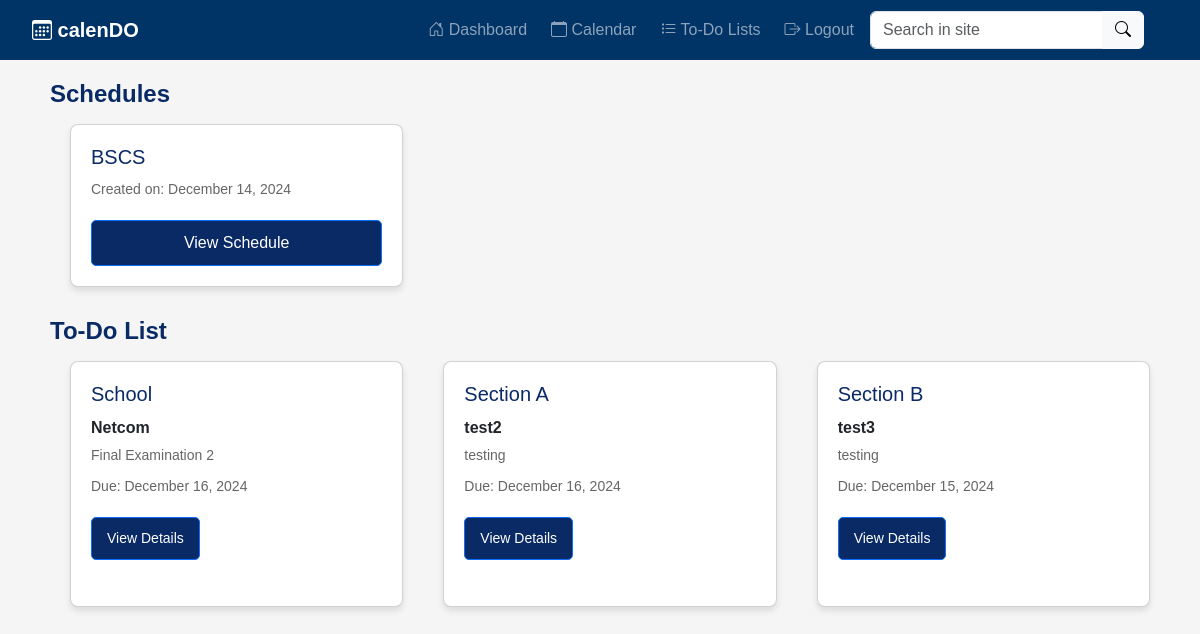
The app's page / (signed in), older data.
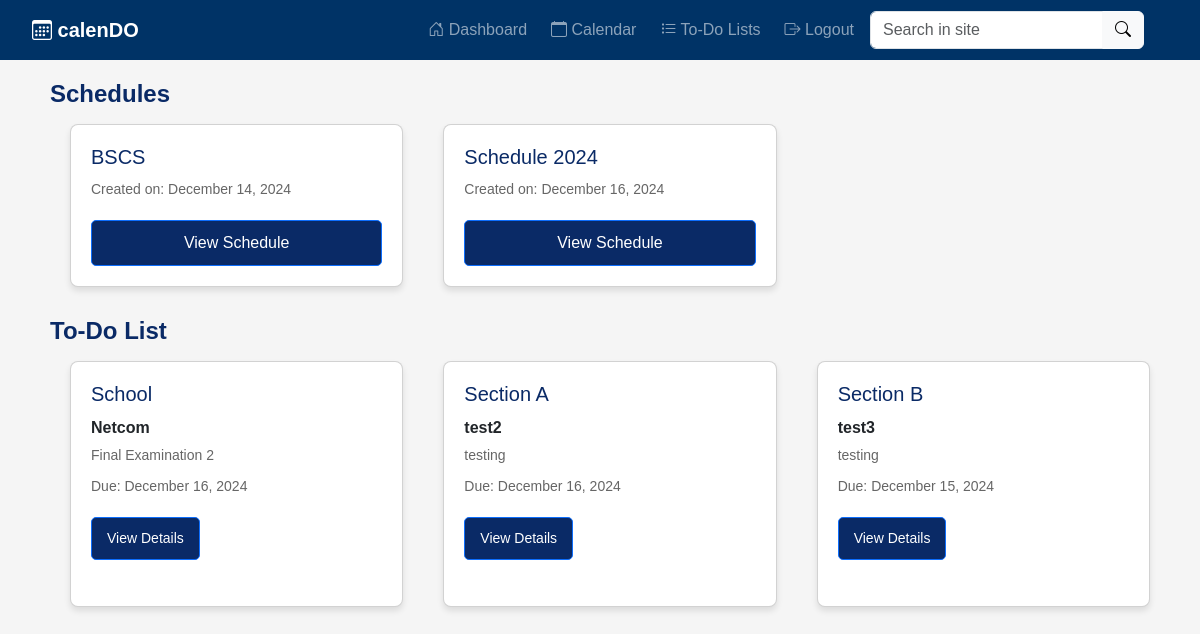
The same page, newer data.
### calendo/models.py (models this page shows, shortened)
class Schedule(models.Model):
    schedule_name = models.CharField(max_length=255)
    user = models.ForeignKey(User, on_delete=models.CASCADE, related_name="schedules")
    created_at = models.DateTimeField(auto_now_add=True)
    updated_at = models.DateTimeField(auto_now=True)
    slug = models.SlugField(unique=True, blank=True)

class Task(models.Model):
    user = models.ForeignKey(User, on_delete=models.CASCADE, null=True, blank=True)
    task_name = models.CharField(max_length=200)
    description = models.TextField(null=True, blank=True)
    status = models.BooleanField(default=False)
    section = models.CharField(max_length=200, null=True, blank=True)
    priority = models.CharField(max_length=200, null=True, blank=True)
    due_date = models.DateTimeField(null=True, blank=True)
    created = models.DateTimeField(auto_now_add=True)
    class Meta:
        ordering = ['status']

### calendo/views.py (the view)
# urls.py: path('', views.dashboard, name='calendo-dashboard'),
@login_required
def dashboard(request):
    schedules = Schedule.objects.filter(user=request.user)
    tasks = Task.objects.all()
    sections_and_tasks = {}
    for task in tasks:
        if task.section not in sections_and_tasks:
            sections_and_tasks[task.section] = []
        sections_and_tasks[task.section].append(task)
    context = {
        'schedules': schedules,
        'sections_and_tasks': sections_and_tasks,
    }
    return render(request, 'dashboard.html', context)

### templates/dashboard.html (shortened to what this page needs)
{% extends "partials/base.html" %}
{% block content %}
    <div class="container">
        <div class="section">
            <h2>Schedules</h2>
            <div class="section-content">
                {% if schedules %}
                    {% for schedule in schedules %}
                        <div class="card">
                            <h3>{{ schedule.schedule_name }}</h3>
                            <p>Created on: {{ schedule.created_at|date:"F j, Y" }}</p>
                            <a href="{% url 'schedule_detail' schedule.slug %}" class="btn btn-primary">View Schedule</a>
                        </div>
                    {% endfor %}
                {% else %}
                    <div class="card">
                        <h3>No Schedules Available</h3>
                        <p>You have no schedules yet. Start creating some!</p>
                    </div>
                {% endif %}
            </div>
        </div>
        <div class="section">
            <h2>To-Do List</h2>
            <div class="section-content">
                {% if sections_and_tasks %}
                    {% for section, tasks in sections_and_tasks.items %}
                        <div class="card">
                            <h3>{{ section }}</h3>
                            <ul>
                                {% for task in tasks %}
                                    <li>
                                        <strong>{{ task.task_name }}</strong>
                                        <p>{{ task.description }}</p>
                                        <p>Due: {{ task.due_date|date:"F j, Y" }}</p>
                                        <a href="{% url 'todo_index' %}" class="btn btn-sm btn-primary">View Details</a>
                                    </li>
                                {% endfor %}
                            </ul>
                        </div>
                    {% endfor %}
                {% else %}
                    <div class="card">
                        <h3>No To-Do Items</h3>
                        <p>You have no to-do items yet. Start adding some!</p>
                    </div>
                {% endif %}
            </div>
        </div>
    </div>
{% endblock %}

### templates/partials/base.html (shortened to what this page needs)
{% load static %}
<!DOCTYPE html>
<html lang="en">
<head>
    <link href="https://cdn.jsdelivr.net/npm/bootstrap@5.3.0-alpha1/dist/css/bootstrap.min.css" rel="stylesheet">
    <link href="{% static 'css/style.css' %}" rel="stylesheet">
    <link href="https://cdnjs.cloudflare.com/ajax/libs/bootstrap-icons/1.10.5/font/bootstrap-icons.min.css" rel="stylesheet">
    <link href="https://cdn.jsdelivr.net/npm/bootstrap-icons/font/bootstrap-icons.css" rel="stylesheet">
    <link rel="stylesheet" href="https://cdnjs.cloudflare.com/ajax/libs/font-awesome/5.15.3/css/all.min.css">
</head>
<body>
    {% include 'partials/navbar.html' %}
    <main class="container-fluid">
        {% block content %}{% endblock %}
    </main>
</body>
</html>

### templates/partials/navbar.html (shortened to what this page needs)
<nav class="navbar navbar-expand-lg navbar-dark" style="background-color: #003366;" sticky-top shadow">
    <div class="container-fluid">
      <a class="navbar-brand fw-bold me-3" href="#">
        <i class="bi bi-calendar3"></i> calenDO
      </a>
      <div class="collapse navbar-collapse d-flex flex-row-reverse p-2" id="navbarNav">
        <form class="d-flex me-3">
            <div class="input-group">
              <input class="form-control rounded-start" type="search" placeholder="Search in site" aria-label="Search">
              <button class="btn btn-light" type="submit">
                <i class="bi bi-search"></i>
              </button>
            </div>
          </form>
        <ul class="navbar-nav mb-2 mb-lg-0 ml-90">
          <li class="nav-item me-2">
            <a class="nav-link" href="/">
              <i class="bi bi-house-door"></i> Dashboard
            </a>
          </li>
          <li class="nav-item me-2">
            <a class="nav-link" href="/calendar/">
              <i class="bi bi-calendar"></i> Calendar
            </a>
          </li>
          <li class="nav-item me-2">
            <a class="nav-link" href="/todo/">
              <i class="bi bi-list-task"></i> To-Do Lists
            </a>
          </li>
          {% if user.is_authenticated %}
          <li class="nav-item me-2">
            <a class="nav-link" href="{% url 'logout' %}">
              <i class="bi bi-box-arrow-right"></i> Logout
            </a>
          </li>
          {% else %}
          <li class="nav-item me-2">
            <a class="nav-link" href="{% url 'login' %}">
              <i class="bi bi-box-arrow-in-right"></i> Login
            </a>
          </li>
          {% endif %}
        </ul>
      </div>
    </div>
 </nav>

### static/css/style.css (style rules this page uses)
body { font-family: Arial, sans-serif; margin: 0; background-color: #f5f5f5; }
.navbar { background-color: #0a2a66; color: white; padding: 10px 20px; display: flex; justify-content: space-between; align-items: center; height: 60px; }

### templates/dashboard.html (style rules this page uses)
* { margin: 0; padding: 0; box-sizing: border-box; font-family: Arial, sans-serif; }
.container { padding: 20px; }
.section { margin-bottom: 30px; }
.section h2 { color: #0a2a66; font-size: 24px; margin-bottom: 15px; font-weight: 800; }
.section-content { display: grid; grid-template-columns: repeat(auto-fill, minmax(300px, 1fr)); gap: 20px; flex-wrap: wrap; }
.card { background: white; border-radius: 8px; padding: 20px; box-shadow: 0 4px 6px rgba(0, 0, 0, 0.1); width: auto; height: auto; text-align: left; margin-left: 20px; transition: transform 0.3s, box-shadow 0.3s; }
.card h3 { font-size: 20px; margin-bottom: 10px; color: #0a2a66; }
.card p { font-size: 14px; color: #666; margin-bottom: 10px; }
.card a { display: inline-block; margin-top: 10px; padding: 10px 15px; background-color: #0a2a66; color: white; text-decoration: none; border-radius: 5px; transition: background-color 0.3s; }
.card ul { list-style-type: none; padding-left: 0; }
.card ul li { margin-bottom: 10px; }
.card ul li strong { display: block; margin-bottom: 5px; }

Row changes from the older to the newer data that the page shows:
added Schedule: schedule_name "Schedule 2024", created_at "December 16, 2024"
